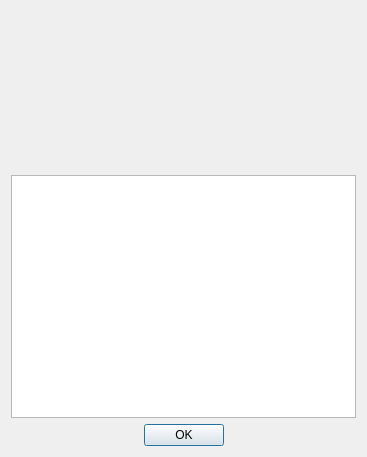
<?xml version="1.0" encoding="UTF-8"?>
<ui version="4.0">
 <class>AboutDialog</class>
 <widget class="QDialog" name="AboutDialog">
  <property name="geometry">
   <rect>
    <x>0</x>
    <y>0</y>
    <width>367</width>
    <height>457</height>
   </rect>
  </property>
  <property name="windowTitle">
   <string>About Texmaker</string>
  </property>
  <layout class="QGridLayout" name="gridLayout">
   <item row="0" column="0">
    <layout class="QHBoxLayout" name="horizontalLayout">
     <item>
      <spacer>
       <property name="orientation">
        <enum>Qt::Horizontal</enum>
       </property>
       <property name="sizeHint" stdset="0">
        <size>
         <width>18</width>
         <height>158</height>
        </size>
       </property>
      </spacer>
     </item>
     <item>
      <widget class="QLabel" name="label">
       <property name="text">
        <string/>
       </property>
       <property name="pixmap">
        <pixmap resource="texmaker.qrc">:/images/splash.png</pixmap>
       </property>
      </widget>
     </item>
     <item>
      <spacer>
       <property name="orientation">
        <enum>Qt::Horizontal</enum>
       </property>
       <property name="sizeHint" stdset="0">
        <size>
         <width>18</width>
         <height>158</height>
        </size>
       </property>
      </spacer>
     </item>
    </layout>
   </item>
   <item row="1" column="0">
    <widget class="QTextBrowser" name="textBrowser"/>
   </item>
   <item row="2" column="0">
    <widget class="QDialogButtonBox" name="buttonBox">
     <property name="standardButtons">
      <set>QDialogButtonBox::Ok</set>
     </property>
     <property name="centerButtons">
      <bool>true</bool>
     </property>
    </widget>
   </item>
  </layout>
 </widget>
 <resources>
  <include location="texmaker.qrc"/>
 </resources>
 <connections>
  <connection>
   <sender>buttonBox</sender>
   <signal>accepted()</signal>
   <receiver>AboutDialog</receiver>
   <slot>accept()</slot>
   <hints>
    <hint type="sourcelabel">
     <x>232</x>
     <y>451</y>
    </hint>
    <hint type="destinationlabel">
     <x>232</x>
     <y>234</y>
    </hint>
   </hints>
  </connection>
 </connections>
</ui>
